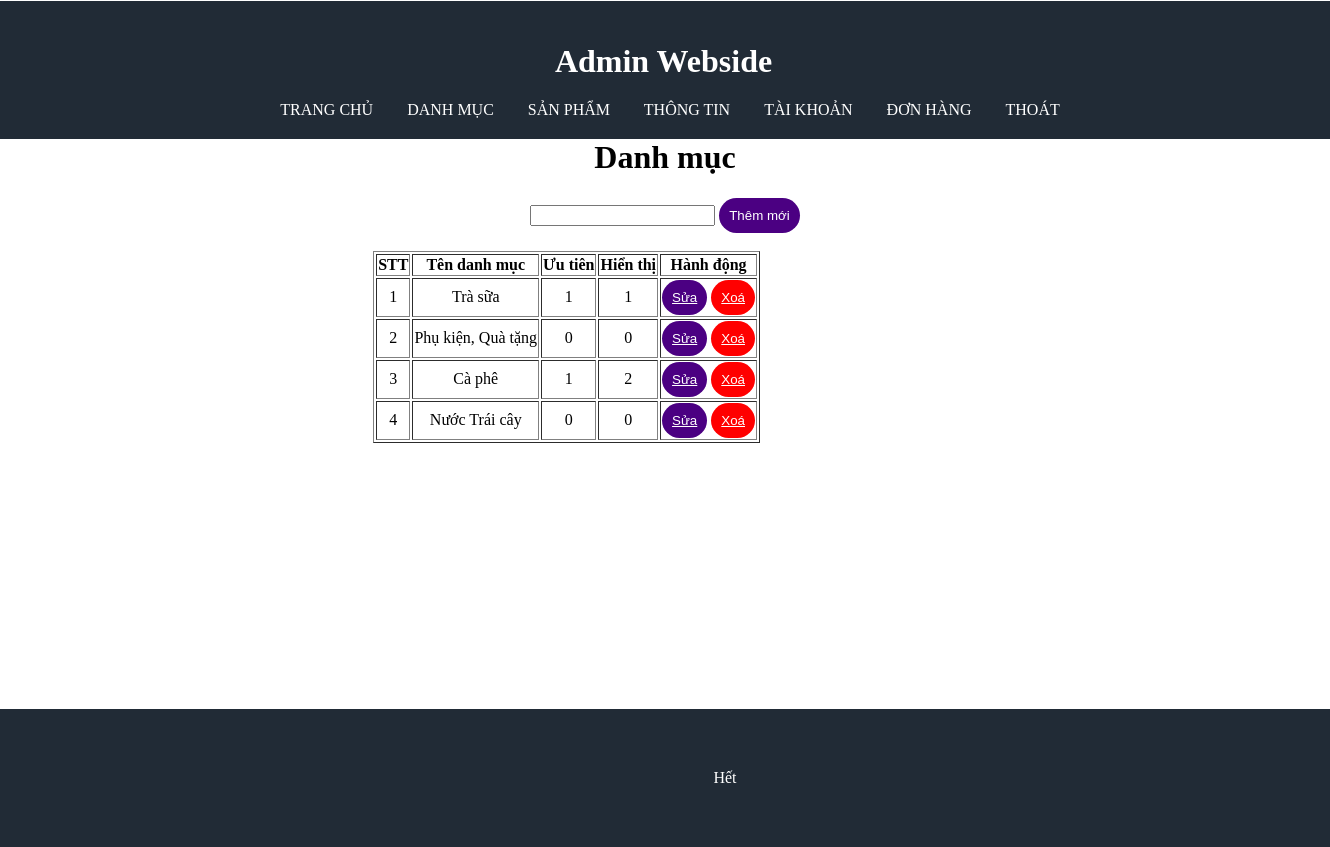
The page /admin/index.php?act=danhmuc (signed in) on the database its author committed.
### tables this page shows
CREATE TABLE `danhmuc` (
  `id` int(4) NOT NULL,
  `name` varchar(50) NOT NULL,
  `home` tinyint(1) NOT NULL DEFAULT 0,
  `stt` tinyint(1) NOT NULL DEFAULT 0
);

### ketnoi/danhmuc.php (called while the page is built, shortened)
<?php
    function getall_dm(){
        $conn = connectdb();
        $stmt = $conn->prepare("SELECT * FROM danhmuc");
        $stmt->execute();
        $kq=$stmt->fetchAll();
        return $kq;
      }
?>

### admin/view/danhmuc.php (the view, shortened to what this page needs)
<div class="main" style="text-align: center;">
    <h1>Danh mục</h1>
    <form action="index.php?act=adddm" method="post">
        <input type="text" name="tendm" id="">
        <input type="submit" name="themmoi" value="Thêm mới" style=" background: indigo; border: 0;color: white;padding: 10px;border-radius: 20px;">
    </form>
      <div style="float: right; margin-right: 570px;">
    <br>
    <table border="1">
    <tr>
            <th>STT</th>
            <th>Tên danh mục</th>
            <th>Ưu tiên</th>
            <th>Hiển thị</th>
            <th>Hành động</th>
        </tr>
    <?php
        if (isset($kq)&&(count($kq)>0)) {
            $i=1;
            foreach ($kq as $dm) {
                echo '<tr>
                    <td>'.$i.'</td>
                    <td>'.$dm['name'].'</td>
                    <td>'.$dm['home'].'</td>
                    <td>'.$dm['stt'].'</td>
                    <td><button style=" background: indigo; border: 0;color: white;padding: 10px;border-radius: 20px;"><a href="index.php?act=updatedmfrom&id='.$dm['id'].'" style="color: white;" >Sửa</a></button>  <button style=" background: red; border: 0;color: white;padding: 10px;border-radius: 20px;"><a href="index.php?act=deldm&id='.$dm['id'].'" style="color: white;">Xoá</a></button></td>
                </tr>';
                $i++;
            }
        }
    ?>
    </table>
</div>
</div>

### admin/view/stylead1.css (style rules this page uses)
body { margin: 0; }

### rows shown on the page
danhmuc: name "Trà sữa", home "1", stt "1"
danhmuc: name "Phụ kiện, Quà tặng", home "0", stt "0"
danhmuc: name "Cà phê", home "1", stt "2"
danhmuc: name "Nước Trái cây", home "0", stt "0"
